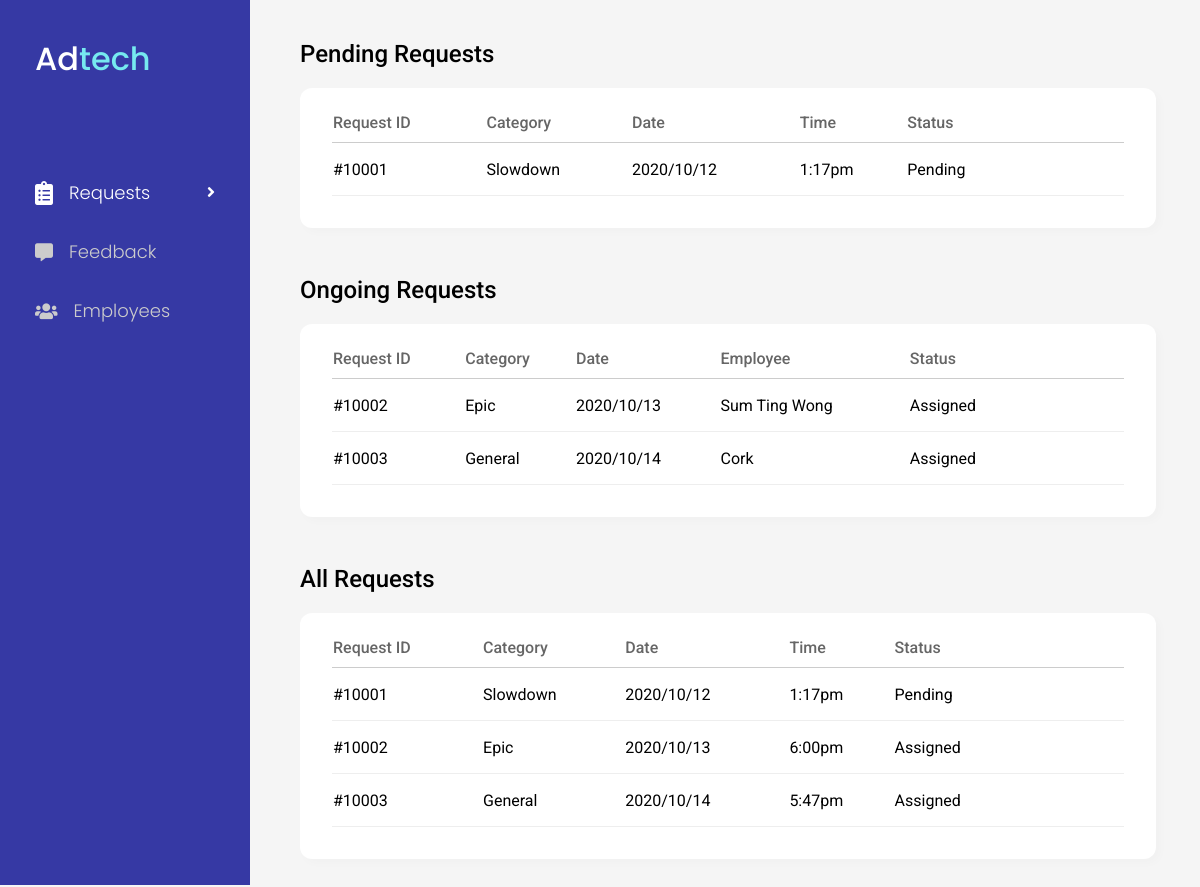
Screenshot of /admin/dashboard.php with the database file from the repository.
### tables this page shows
CREATE TABLE `request` (
  `reqID` int(100) NOT NULL,
  `uid` int(100) NOT NULL,
  `empID` int(100) DEFAULT NULL,
  `category` varchar(100) NOT NULL,
  `status` varchar(100) NOT NULL,
  `description` varchar(100) NOT NULL,
  `dateOfCreation` datetime(6) NOT NULL,
  `dateOfCompletion` datetime(6) DEFAULT NULL
);

CREATE TABLE `employee` (
  `empID` varchar(100) NOT NULL,
  `password` varchar(100) NOT NULL,
  `type` varchar(100) NOT NULL,
  `empName` varchar(100) NOT NULL
);

### admin/dashboard.php (the view, shortened to what this page needs)
<!DOCTYPE html>
<html lang="en">
<head>
    <link rel="stylesheet" type="text/css" href="../css/admin/dashboard.css" />
    <?php
    include_once("../head.php");
    ?>
</head>
<body>
    <?php
    $file = "dashboard.php";
    include_once("nav.php");
    ?>
    <div class="container">
        <h2>Pending Requests</h2>
        <div class="content">
            <?php
            include_once("../db_connect.php");
            $query = "SELECT * FROM `request` WHERE status = 'Pending' ORDER BY reqID asc";
            $result = $db->query($query);
            if ($result->num_rows > 0) { ?>
                <table>
                    <tr>
                        <th>Request ID</th>
                        <th>Category</th>
                        <th>Date</th>
                        <th>Time</th>
                        <th>Status</th>
                        <th class="tr-button-heading"></th>
                    </tr>
                <?php
                while($row = $result->fetch_assoc()) {
                    ?>
                    <tr class="<?php echo "pending-".$row['reqID'] ?>" onmouseover="showButton(this)" onmouseout="hideButton(this)">
                        <td><?php echo '#'.$row['reqID'] ?></td>
                        <td><?php echo $row['category'] ?></td>
                        <td><?php echo date("Y/m/d",strtotime($row['dateOfCreation'])) ?></td>
                        <td><?php echo date("g:ia",strtotime($row['dateOfCreation'])) ?></td>
                        <td><?php echo $row['status'] ?></td>
                        <td class="submit-btn">
                            <form action="request-view.php" method="POST">
                            </form>
                        </td>
                    </tr>
                    <?php
                }
            } else {
                ?>
                    <p>There are no pending requests.</p>
                <?php
            }
            ?>
            </table>
        </div>
        <h2>Ongoing Requests</h2>
        <div class="content new-requests">
            <?php
            include_once("../db_connect.php");
            $query = "SELECT * FROM `request` INNER JOIN `employee` on `request`.empID = `employee`.empID
            WHERE status <> 'Pending' AND status <> 'Completed' ORDER BY reqID asc";
            $result = $db->query($query);
            if ($result->num_rows > 0) { ?>
                <table>
                    <tr>
                        <th>Request ID</th>
                        <th>Category</th>
                        <th>Date</th>
                        <th>Employee</th>
                        <th>Status</th>
                        <th class="tr-button-heading"></th>
                    </tr>
                <?php
                while($row = $result->fetch_assoc()) {
                    ?>
                    <tr class="<?php echo "ongoing-".$row['reqID'] ?>" onmouseover="showButton(this)" onmouseout="hideButton(this)">
                        <td><?php echo '#'.$row['reqID'] ?></td>
                        <td><?php echo $row['category'] ?></td>
                        <td><?php echo date("Y/m/d",strtotime($row['dateOfCreation'])) ?></td>
                        <td><?php echo $row['empName'] ?></td>
                        <td><?php echo $row['status'] ?></td>
                        <td class="submit-btn">
                            <form action="request-view.php" method="POST">
                            </form>
                        </td>
                    </tr>
                    <?php
                }
            } else {
                ?>
                    <p>There are no ongoing request.</p>
                <?php
            }
            ?>
            </table>
        </div>
        <h2>All Requests</h2>
        <div class="content new-requests">
            <?php
            include_once("../db_connect.php");
            $query = "SELECT * FROM `request` ORDER BY reqID asc";
            $result = $db->query($query);
            if ($result->num_rows > 0) { ?>
                <table>
                    <tr>
                        <th>Request ID</th>
                        <th>Category</th>
                        <th>Date</th>
                        <th>Time</th>
                        <th>Status</th>
                        <th class="tr-button-heading"></th>
                    </tr>
                <?php
                while($row = $result->fetch_assoc()) {
                    ?>
                    <tr class="<?php echo "all-".$row['reqID'] ?>" onmouseover="showButton(this)" onmouseout="hideButton(this)">
                        <td><?php echo '#'.$row['reqID'] ?></td>
                        <td><?php echo $row['category'] ?></td>
                        <td><?php echo date("Y/m/d",strtotime($row['dateOfCreation'])) ?></td>
                        <td><?php echo date("g:ia",strtotime($row['dateOfCreation'])) ?></td>
                        <td><?php echo $row['status'] ?></td>
                        <td class="submit-btn">
                            <form action="request-view.php" method="POST">
                            </form>
                        </td>
                    </tr>
                    <?php
                }
            } else {
                ?>
                    <p>There are no request.</p>
                <?php
            }
            ?>
            </table>
        </div>
    </div>
</body>
</html>

### head.php (shortened to what this page needs)
<link rel="stylesheet" type="text/css" href="../css/fontawesome/all.css">
<link rel="stylesheet" type="text/css" href="../css/style.css" />

### admin/nav.php (shortened to what this page needs)
<nav>
    <h1>Ad<span>tech</span></h1>
    <?php
    if($file == "dashboard.php") {
        ?>
        <div class="button active" onclick="location.href='dashboard.php'">
            <div class="button-l">
                <i class="fas fa-clipboard-list fa-lg "></i>
                <p>Requests</p>
            </div>
            <div class="button-r">
                <i class="fas fa-angle-right"></i>
            </div>
        </div>
        <?php
    }
    if($file == "feedback.php") {
    ?>
    <div class="button active" onclick="location.href='feedback.php'">
        <div class="button-l">
            <i class="fas fa-comment-alt"></i>
            <p>Feedback</p>
        </div>
        <div class="button-r">
            <i class="fas fa-angle-right"></i>
        </div>
    </div>
    <?php
    } else {
        ?>
        <div class="button" onclick="location.href='feedback.php'">
            <div class="button-l">
                <i class="fas fa-comment-alt"></i>
                <p>Feedback</p>
            </div>
        </div>
        <?php
    }
    if($file == "employees.php") {
        ?>
        <div class="button active" onclick="location.href='employees.php'">
            <div class="button-l">
                <i class="fas fa-users"></i>
                <p>Employees</p>
            </div>
            <div class="button-r">
                <i class="fas fa-angle-right"></i>
            </div>
        </div>
        <?php
        } else {
            ?>
            <div class="button" onclick="location.href='employees.php'">
                <div class="button-l">
                    <i class="fas fa-users"></i>
                    <p>Employees</p>
                </div>
            </div>
            <?php
        }
        ?>
</nav>

### css/admin/dashboard.css (style rules this page uses)
body { min-height: 100vh; display: flex; background: #f5f5f5; }
h1, h2 { font-weight: 500; }
td { cursor: default; }
nav { min-height: 100vh; width: 15%; padding: 35px 35px 50px 35px; background-color: #3639a4; color: white; overflow: hidden; position: fixed; font-family: "Poppins", sans-serif; }
nav h1 { margin-bottom: 80px; font-size: 32px; }
nav h1 span { color: #76e9f0; }
nav .button { padding: 16px 0 16px 0; display: flex; justify-content: space-between; align-items: center; color: #ccc; transition: 0.1s; cursor: pointer; }
nav .button.active { color: white; }
nav .button .button-l { display: flex; align-items: center; column-gap: 16px; font-size: 18px; font-weight: 300; }
.container { width: 85%; margin: 40px 9% 0 25%; display: flex; flex-direction: column; }
.container .content { height: auto; width: 100%; margin: 20px 0 48px 0; padding: 24px 32px 32px 32px; background: white; border-radius: 12px; box-shadow: 4px 4px 10px 0px rgba(0, 0, 0, 0.02); }
table { width: 100%; border-collapse: collapse; border-spacing: 0; font-size: 16px; }
table th { padding-bottom: 10px; color: #666; border-bottom: 1px solid #ccc; text-align: left; font-weight: 500; }
table td { height: 40px; border-bottom: 1px solid #eee; }
table td.submit-btn { width: 100px; }
table td form { width: 10px; }

### css/style.css (style rules this page uses)
body, h1, h2, h3, h4, h5, h6, p { padding: 0; margin: 0; }
body { font-family: "Roboto", sans-serif; }

### rows the page displays
request: reqID "10001", category "Slowdown", dateOfCreation "2020/10/12", dateOfCreation "1:17pm", status "Pending"
request: reqID "10002", category "Epic", dateOfCreation "2020/10/13", empID.empName "Sum Ting Wong", status "Assigned", dateOfCreation "6:00pm"
request: reqID "10003", category "General", dateOfCreation "2020/10/14", empID.empName "Cork", status "Assigned", dateOfCreation "5:47pm"
